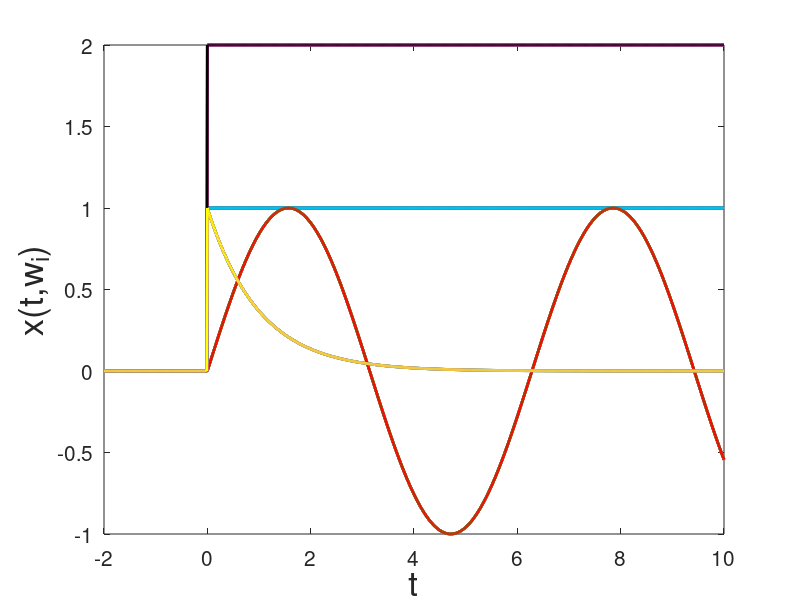
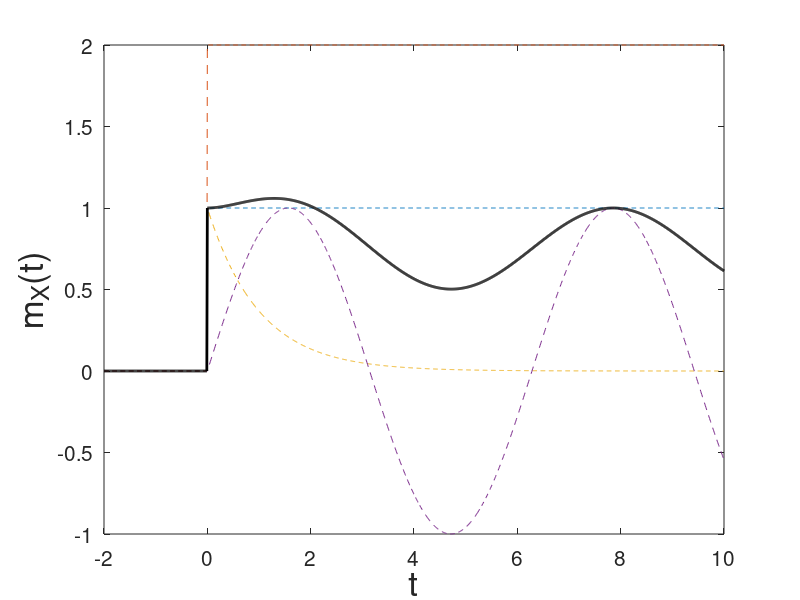
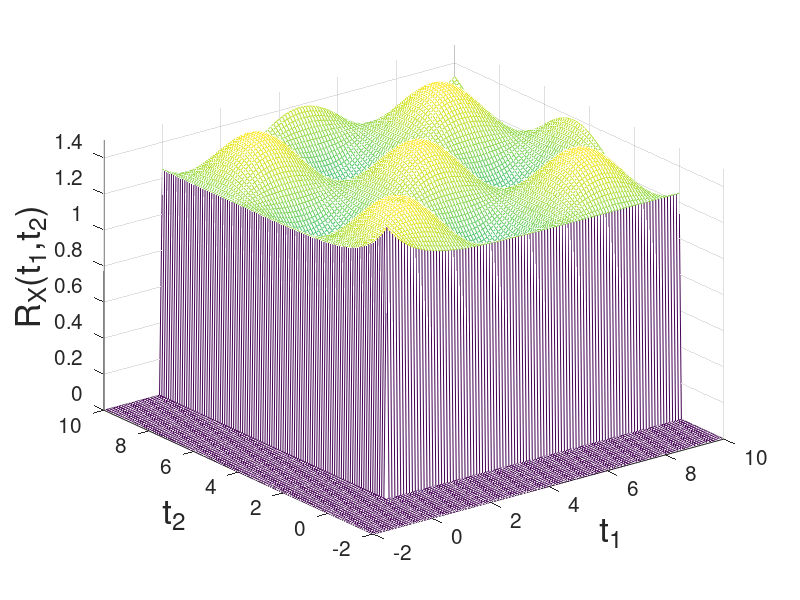

These charts were generated, in order, by the following MATLAB code:
%%%%%%%%%%%%%%%%%%%%%%%%%%%%%%%%%%%%%%%%%%%%%%%%%%%%%%%%%%%%%%%%%%%%%%%%%%
%                   Example of a Stochastic Process
%%%%%%%%%%%%%%%%%%%%%%%%%%%%%%%%%%%%%%%%%%%%%%%%%%%%%%%%%%%%%%%%%%%%%%%%%%
clc
clear
close all

disp(' ')
disp(' ')
disp('Example of a Stochastic Process:')
disp(' ')
disp('x(t;w_1)=1, for all t>=0')
disp('x(t;w_2)=2, for all t>=0')
disp('x(t;w_3)=exp(-t), for all t>=0')
disp('x(t;w_4)=sin(t), for all t>=0')
disp(' ')
disp('p(w_1)=p(w_2)=p(w_3)=p(w_4)=1/4')
disp(' ')
disp(' ')
disp('Press return to generate a sample from this process')
pause

% Let's define the stochastic process 
t=-2:.01:10;
x_1 = 1;
x_2 = 2;
x_3 = exp(-t);
x_4 = sin(t);

%Define the pulse p(t)
pulse = [zeros(1,200) ones(1,1001)];

%Simulate one realization of the stochastic process
w=ceil(4*rand);
figure(1)
if(w==1)
   H=plot(t,x_1*pulse,'linewidth',2);
elseif(w==2)
   H=plot(t,x_2*pulse,'linewidth',2);
elseif(w==3)
   H=plot(t,x_3.*pulse,'linewidth',2);
elseif(w==4)
   H=plot(t,x_4.*pulse,'linewidth',2);
end
set(get(H(1),'parent'),'fontsize',15);
xlabel('t','fontsize',25)
ylabel('x(t,w_i)','fontsize',25)
hold on

%Simulate several realizations of the stochastic process
Q=['b','g','r','c','m','y','k'];
for i=2:20
   if(i<=5)
       disp('Press return to generate another sample from this process')
       pause
   end
   w=ceil(4*rand);
   if(w==1)
       plot(t,x_1*pulse,Q(mod(i-1,7)+1),'linewidth',2);
   elseif(w==2)
       plot(t,x_2*pulse,Q(mod(i-1,7)+1),'linewidth',2);
   elseif(w==3)
       plot(t,x_3.*pulse,Q(mod(i-1,7)+1),'linewidth',2);
   elseif(w==4)
       plot(t,x_4.*pulse,Q(mod(i-1,7)+1),'linewidth',2);
   end
   drawnow
end
hold off

% Mean
disp(' ')
disp(' ')
disp('Press return to generate the mean of this process')
pause

%Compute the mean of the stochastic process
media = x_1.*pulse/4 + x_2.*pulse/4 + x_3.*pulse/4 + x_4.*pulse/4;

figure(2)
H=plot(t,x_1*pulse,'--',t,x_2*pulse,'--',t,x_3.*pulse,'--',t,x_4.*pulse,'--');
hold on
plot(t,media,'k','linewidth',2)
hold off
set(get(H(1),'parent'),'fontsize',15);
xlabel('t','fontsize',25)
ylabel('m_X(t)','fontsize',25)

%Autocorrelation

disp(' ')
disp(' ')
disp('Press return to generate the autocorrelation of this process')
pause

% Redefine the vector t and the pulse signal
t = -2:0.1:10;
pulse = [zeros(1,20) ones(1,101)];

%Compute the autocorrelation of the stochastic process
x1 = x_1*pulse;
x2 = x_2*pulse;
x3 = exp(-t).*pulse;
x4 = sin(t).*pulse;

Rx = zeros(length(t));
for t1 = 1:length(t)
   for t2 = 1:length(t)
       Rx(t1,t2) = (x1(t1)*x1(t2) + x2(t1)*x2(t2) + x3(t1)*x3(t2) + x4(t1)*x4(t2))/4;
   end
end

figure(3)
H=mesh(t,t,Rx);
set(get(H(1),'parent'),'fontsize',15);
xlabel('t_1','fontsize',25)
ylabel('t_2','fontsize',25)
zlabel('R_X(t_1,t_2)','fontsize',25)
axis([-2 10 -2 10 0 1.5])



